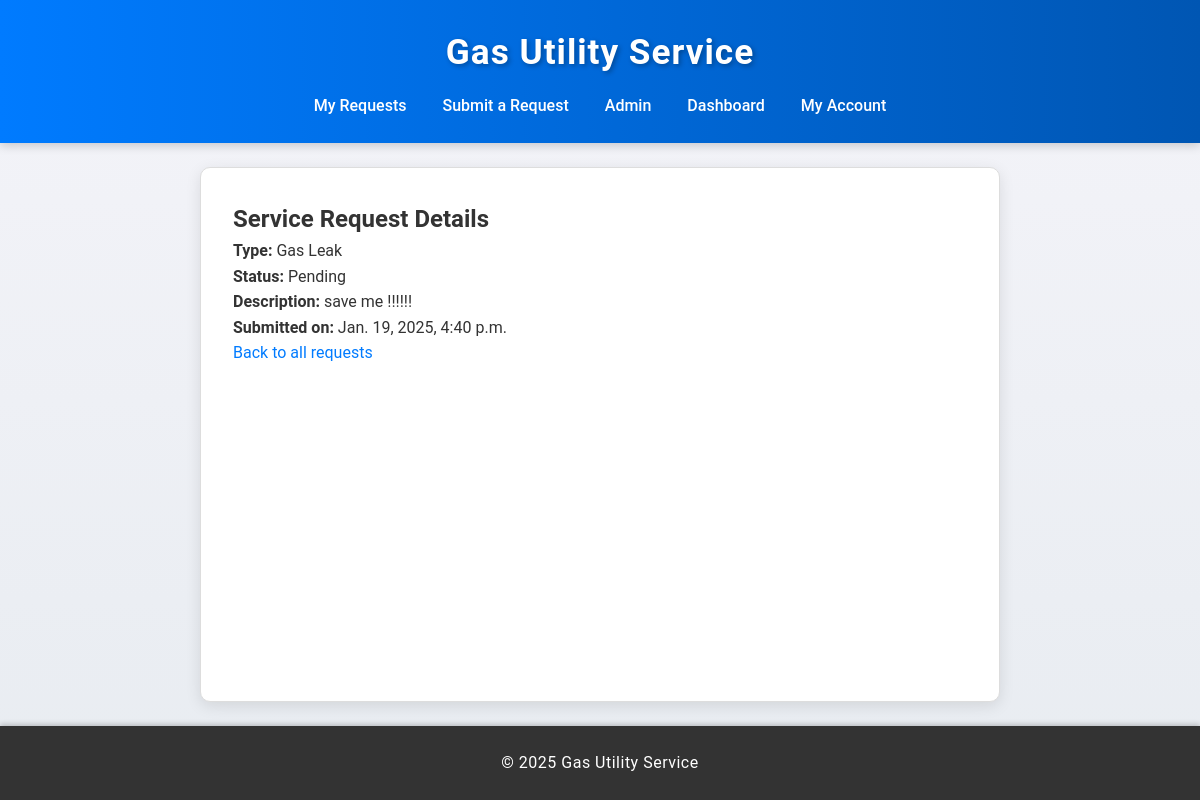
Page /5/ (signed in) on the committed database.
### service_requests/models.py (models this page shows)
class ServiceRequest(models.Model):
    SERVICE_TYPES = [
        ('gas_leak', 'Gas Leak'),
        ('billing', 'Billing Issue'),
        ('account', 'Account Update'),
    ]
    STATUS_CHOICES = [
        ('pending', 'Pending'),
        ('in_progress', 'In Progress'),
        ('resolved', 'Resolved'),
    ]
    customer = models.ForeignKey(Customer, on_delete=models.CASCADE)
    service_type = models.CharField(max_length=20, choices=SERVICE_TYPES)
    description = models.TextField()
    status = models.CharField(max_length=20, choices=STATUS_CHOICES, default='pending')
    created_at = models.DateTimeField(auto_now_add=True)
    updated_at = models.DateTimeField(auto_now=True)
    resolved_at = models.DateTimeField(null=True, blank=True)
    attachments = models.FileField(upload_to='attachments/', blank=True, null=True)

### service_requests/views.py (the view)
# urls.py: path('<int:pk>/', views.ServiceRequestDetailView.as_view(), name='service_request_detail'),
class ServiceRequestDetailView(LoginRequiredMixin, DetailView):
    model = ServiceRequest
    template_name = 'service_requests/service_request_detail.html'
    context_object_name = 'service_request'
    def get_queryset(self):
        return ServiceRequest.objects.filter(customer=self.request.user.customer)

### service_requests/templates/service_requests/service_request_detail.html (shortened to what this page needs)
{% extends "base.html" %}
{% block content %}
    <h2>Service Request Details</h2>
    <p><strong>Type:</strong> {{ service_request.get_service_type_display }}</p>
    <p><strong>Status:</strong> {{ service_request.get_status_display }}</p>
    <p><strong>Description:</strong> {{ service_request.description }}</p>
    <p><strong>Submitted on:</strong> {{ service_request.created_at }}</p>
    <a href="{% url 'list_service_requests' %}">Back to all requests</a>
{% endblock %}

### static/style.css (style rules this page uses)
* { margin: 0; padding: 0; box-sizing: border-box; }
body { font-family: 'Roboto', Arial, sans-serif; line-height: 1.6; background: linear-gradient(to bottom, #f4f4f9, #e8ecf1); color: #333; display: flex; flex-direction: column; min-height: 100vh; overflow-x: hidden; }
a { color: #007bff; text-decoration: none; transition: color 0.3s ease; }

### rows in the picture
ServiceRequest: service_type "Gas Leak", status "Pending", description "save me !!!!!!", created_at "Jan. 19, 2025, 4:40 p.m."
